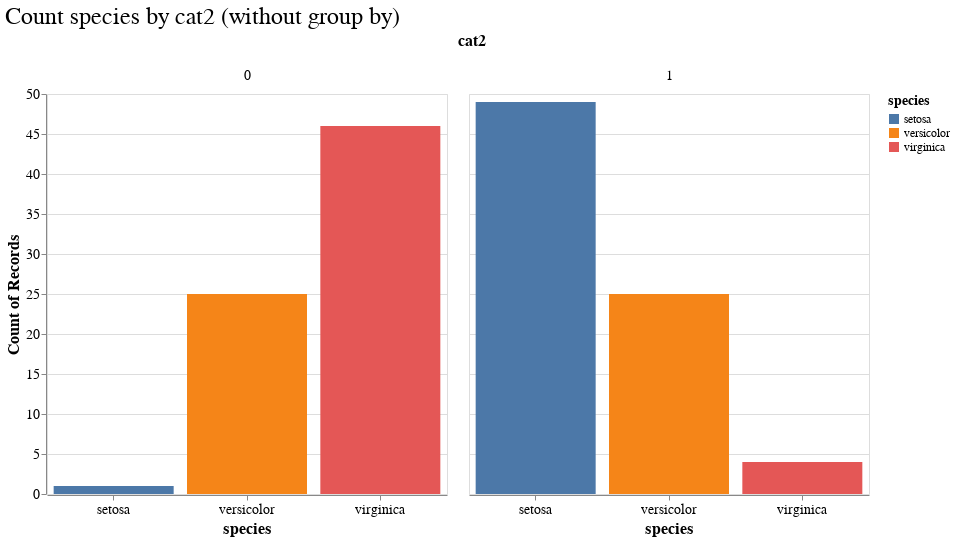

The code cell stored with this chart in its notebook:
### Code cell
alt.Chart(df_iris)\
   .mark_bar()\
   .encode(x=alt.X("species:N", axis=alt.Axis(labelAngle=0)), 
           y=alt.Y("count()"), color="species", tooltip=["count()"],
           column="cat2")\
   .properties(width=400, title="Count species by cat2 (without group by)")

### Figure 1 — Vega-Lite specification as saved in the notebook (floating-point values rounded to 4 significant figures; data arrays with more than 128 entries replaced by an {"elided": "..."} marker saying what was removed)
{"config": {"view": {"height": 400, "width": 800}, "title": {"fontSize": 24, "fontWeight": "normal", "titleAlign": "center"}, "axisLeft": {"labelFontSize": 14, "titleFontSize": 16}, "axisRight": {"labelFontSize": 14, "titleFontSize": 16}, "header": {"labelFontSize": 14, "titleFontSize": 16, "titleAlign": "left"}, "axisBottom": {"labelFontSize": 14, "titleFontSize": 16}, "legend": {"labelFontSize": 12, "titleFontSize": 14}}, "data": {"name": "data-6a6657a14372efbb00f3b375d8568851"}, "mark": "bar", "encoding": {"color": {"type": "nominal", "field": "species"}, "column": {"type": "quantitative", "field": "cat2"}, "tooltip": [{"type": "quantitative", "aggregate": "count"}], "x": {"type": "nominal", "axis": {"labelAngle": 0}, "field": "species"}, "y": {"type": "quantitative", "aggregate": "count"}}, "title": "Count species by cat2 (without group by)", "width": 400, "$schema": "https://vega.github.io/schema/vega-lite/v4.8.1.json", "datasets": {"data-6a6657a14372efbb00f3b375d8568851": {"elided": "150 records"}}}
